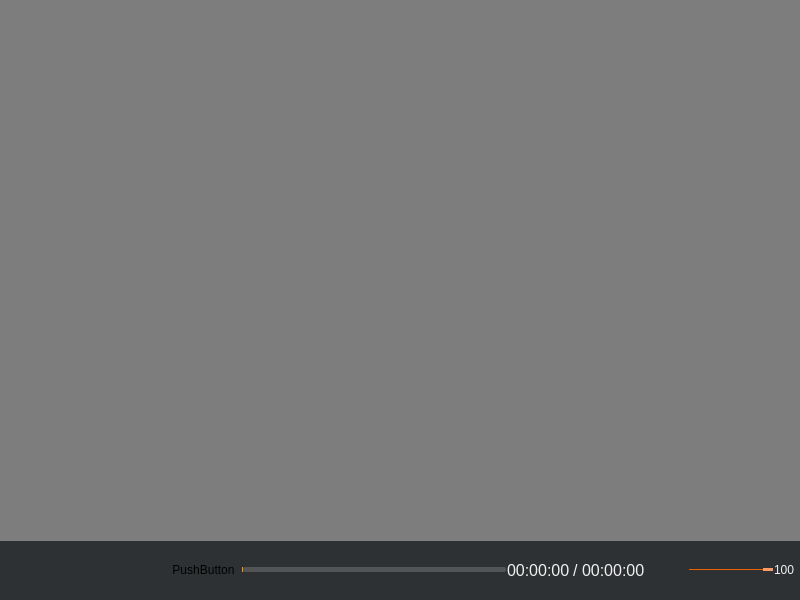
<?xml version="1.0" encoding="UTF-8"?>
<ui version="4.0">
 <class>VideoPlayerWidget</class>
 <widget class="QWidget" name="VideoPlayerWidget">
  <property name="geometry">
   <rect>
    <x>0</x>
    <y>0</y>
    <width>800</width>
    <height>600</height>
   </rect>
  </property>
  <property name="windowTitle">
   <string>Form</string>
  </property>
  <layout class="QVBoxLayout" name="verticalLayout">
   <property name="spacing">
    <number>0</number>
   </property>
   <property name="leftMargin">
    <number>0</number>
   </property>
   <property name="topMargin">
    <number>0</number>
   </property>
   <property name="rightMargin">
    <number>0</number>
   </property>
   <property name="bottomMargin">
    <number>0</number>
   </property>
   <item>
    <widget class="QWidget" name="widget_container" native="true">
     <property name="maximumSize">
      <size>
       <width>800</width>
       <height>600</height>
      </size>
     </property>
     <property name="styleSheet">
      <string notr="true">QWidget#widget_container
{
	background-color: rgb(22, 22, 22);
}
</string>
     </property>
     <widget class="QWidget" name="widget_controller" native="true">
      <property name="geometry">
       <rect>
        <x>0</x>
        <y>540</y>
        <width>801</width>
        <height>60</height>
       </rect>
      </property>
      <property name="maximumSize">
       <size>
        <width>2000</width>
        <height>200</height>
       </size>
      </property>
      <property name="styleSheet">
       <string notr="true">QWidget#widget_controller
{
	background-color: rgba(60, 65, 68,160);
}</string>
      </property>
      <layout class="QVBoxLayout" name="verticalLayout_7">
       <property name="leftMargin">
        <number>6</number>
       </property>
       <property name="topMargin">
        <number>6</number>
       </property>
       <property name="rightMargin">
        <number>6</number>
       </property>
       <property name="bottomMargin">
        <number>6</number>
       </property>
       <item>
        <layout class="QHBoxLayout" name="horizontalLayout_2">
         <property name="spacing">
          <number>1</number>
         </property>
         <property name="rightMargin">
          <number>0</number>
         </property>
         <item>
          <widget class="QPushButton" name="pushButton_open">
           <property name="minimumSize">
            <size>
             <width>36</width>
             <height>36</height>
            </size>
           </property>
           <property name="cursor">
            <cursorShape>PointingHandCursor</cursorShape>
           </property>
           <property name="styleSheet">
            <string notr="true">QPushButton{ 
image: url(:image/open_normal.png);
border-radius:0px; 
} 
QPushButton:hover{ 
image: url(:image/open_focus.png);
border-radius:0px; 
} 
QPushButton:pressed{ 
image: url(:image/open_normal.png);
border-radius:0px; 
}
</string>
           </property>
           <property name="text">
            <string/>
           </property>
          </widget>
         </item>
         <item>
          <spacer name="horizontalSpacer_3">
           <property name="orientation">
            <enum>Qt::Horizontal</enum>
           </property>
           <property name="sizeType">
            <enum>QSizePolicy::Fixed</enum>
           </property>
           <property name="sizeHint" stdset="0">
            <size>
             <width>6</width>
             <height>20</height>
            </size>
           </property>
          </spacer>
         </item>
         <item>
          <widget class="QPushButton" name="pushButton_play">
           <property name="minimumSize">
            <size>
             <width>36</width>
             <height>36</height>
            </size>
           </property>
           <property name="cursor">
            <cursorShape>PointingHandCursor</cursorShape>
           </property>
           <property name="styleSheet">
            <string notr="true">QPushButton{ 
image: url(:image/start_normal.png);
border-radius:0px; 
}  
QPushButton:hover{ 
image: url(:image/start_focus.png);
border-radius:0px; 
} 
QPushButton:pressed{ 
image: url(:image/start_normal.png);
border-radius:0px; 
}
</string>
           </property>
           <property name="text">
            <string/>
           </property>
          </widget>
         </item>
         <item>
          <widget class="QPushButton" name="pushButton_pause">
           <property name="minimumSize">
            <size>
             <width>36</width>
             <height>36</height>
            </size>
           </property>
           <property name="cursor">
            <cursorShape>PointingHandCursor</cursorShape>
           </property>
           <property name="styleSheet">
            <string notr="true">QPushButton{ 
image: url(:image/pause_normal.png);
border-radius:0px; 
} 
QPushButton:hover{ 
image: url(:image/pause_focus.png);
border-radius:0px; 
} 
QPushButton:pressed{ 
image: url(:image/pause_normal.png);
border-radius:0px; 
}
</string>
           </property>
           <property name="text">
            <string/>
           </property>
          </widget>
         </item>
         <item>
          <spacer name="horizontalSpacer_5">
           <property name="orientation">
            <enum>Qt::Horizontal</enum>
           </property>
           <property name="sizeType">
            <enum>QSizePolicy::Fixed</enum>
           </property>
           <property name="sizeHint" stdset="0">
            <size>
             <width>6</width>
             <height>20</height>
            </size>
           </property>
          </spacer>
         </item>
         <item>
          <widget class="QPushButton" name="pushButton_stop">
           <property name="minimumSize">
            <size>
             <width>36</width>
             <height>36</height>
            </size>
           </property>
           <property name="cursor">
            <cursorShape>PointingHandCursor</cursorShape>
           </property>
           <property name="styleSheet">
            <string notr="true">QPushButton{ 
image: url(:image/stop_normal.png);
border-radius:0px; 
}  
QPushButton:hover{ 
image: url(:image/stop_focus.png);
border-radius:0px; 
} 
QPushButton:pressed{ 
image: url(:image/stop_normal.png);
border-radius:0px; 
}
</string>
           </property>
           <property name="text">
            <string/>
           </property>
          </widget>
         </item>
         <item>
          <spacer name="horizontalSpacer_6">
           <property name="orientation">
            <enum>Qt::Horizontal</enum>
           </property>
           <property name="sizeType">
            <enum>QSizePolicy::Fixed</enum>
           </property>
           <property name="sizeHint" stdset="0">
            <size>
             <width>6</width>
             <height>20</height>
            </size>
           </property>
          </spacer>
         </item>
         <item>
          <widget class="QPushButton" name="pushButton_speed">
           <property name="sizePolicy">
            <sizepolicy hsizetype="Minimum" vsizetype="Minimum">
             <horstretch>0</horstretch>
             <verstretch>0</verstretch>
            </sizepolicy>
           </property>
           <property name="minimumSize">
            <size>
             <width>25</width>
             <height>25</height>
            </size>
           </property>
           <property name="styleSheet">
            <string notr="true">QPushButton{ 
border-image: url(:image/speed_x1.png);
border-radius:0px; 
}  
QPushButton:hover{ 
border-image: url(:image/speed_x1.png);
border-radius:0px; 
} 
QPushButton:pressed{ 
border-image: url(:image/speed_x1.png);
border-radius:0px; 
}
</string>
           </property>
           <property name="text">
            <string>PushButton</string>
           </property>
          </widget>
         </item>
         <item>
          <spacer name="horizontalSpacer">
           <property name="orientation">
            <enum>Qt::Horizontal</enum>
           </property>
           <property name="sizeType">
            <enum>QSizePolicy::Fixed</enum>
           </property>
           <property name="sizeHint" stdset="0">
            <size>
             <width>6</width>
             <height>12</height>
            </size>
           </property>
          </spacer>
         </item>
         <item>
          <widget class="VideoSlider" name="horizontalSlider">
           <property name="cursor">
            <cursorShape>PointingHandCursor</cursorShape>
           </property>
           <property name="styleSheet">
            <string notr="true">QSlider::groove:horizontal {
border: 0px solid #bbb;
}

QSlider::sub-page:horizontal {
background-color: #ff9900;
border-bottom-left-radius: 2px; 
border-top-left-radius: 2px; 

border-radius: 2px; 
margin-top:5px;
margin-bottom:5px;
}

QSlider::add-page:horizontal {
background-color: rgba(228, 228, 228, 50);v
border: 0px solid #777;
border-radius: 2px;
margin-top:5px;
margin-bottom:5px;
}
/*
QSlider::handle:horizontal {
background: rgb(255,153,102); 
border: 1px solid rgb(255,153,102); 
width: 14px;
height:10px;
border-radius: 7px;
margin-top:2px;
margin-bottom:2px;
}

QSlider::handle:horizontal:hover {
background: rgb(255,128,6); 
border: 1px solid rgba(102,102,102,102);
border-radius: 7px;
}*/

QSlider::sub-page:horizontal:disabled {
background: #bbb;
border-color: #999;
}

QSlider::add-page:horizontal:disabled {
background: #eee;
border-color: #999;
}

QSlider::handle:horizontal:disabled {
background: #eee;
border: 1px solid #aaa;
border-radius: 2px;
}
</string>
           </property>
           <property name="maximum">
            <number>100</number>
           </property>
           <property name="value">
            <number>0</number>
           </property>
           <property name="orientation">
            <enum>Qt::Horizontal</enum>
           </property>
          </widget>
         </item>
         <item>
          <layout class="QHBoxLayout" name="horizontalLayout">
           <property name="spacing">
            <number>3</number>
           </property>
           <item>
            <widget class="QLabel" name="label_currenttime">
             <property name="styleSheet">
              <string notr="true">QLabel{
	border-radius:0px;
	color: #F0F0F0;
	background-color:rgba(0,0,0,0);
	border-style:none;
font-family:&quot;微软雅黑&quot;;
font-size:16px;
}
</string>
             </property>
             <property name="text">
              <string>00:00:00</string>
             </property>
            </widget>
           </item>
           <item>
            <widget class="QLabel" name="label_2">
             <property name="styleSheet">
              <string notr="true">QLabel{
	border-radius:0px;
	color: #F0F0F0;
	background-color:rgba(0,0,0,0);
	border-style:none;
font-family:&quot;微软雅黑&quot;;
font-size:16px;
}
</string>
             </property>
             <property name="text">
              <string>/</string>
             </property>
            </widget>
           </item>
           <item>
            <widget class="QLabel" name="label_totaltime">
             <property name="styleSheet">
              <string notr="true">QLabel{
	border-radius:0px;
	color: #F0F0F0;
	background-color:rgba(0,0,0,0);
	border-style:none;
font-family:&quot;微软雅黑&quot;;
font-size:16px;
}
</string>
             </property>
             <property name="text">
              <string>00:00:00</string>
             </property>
            </widget>
           </item>
          </layout>
         </item>
         <item>
          <widget class="QPushButton" name="pushButton_volume">
           <property name="minimumSize">
            <size>
             <width>36</width>
             <height>36</height>
            </size>
           </property>
           <property name="cursor">
            <cursorShape>PointingHandCursor</cursorShape>
           </property>
           <property name="styleSheet">
            <string notr="true">QPushButton{ 
image: url(:/image/volume_normal.png);
border-radius:0px; 
padding:5px;
}  
QPushButton:hover{ 
image: url(:image/stop_focus.png);
border-radius:0px; 
padding:3px;
} 
QPushButton:!checked{ 
image: url(:/image/volume_normal.png);
} 
QPushButton:checked{ 
image: url(:/image/volume_mute.png);
} 

</string>
           </property>
           <property name="text">
            <string/>
           </property>
           <property name="checkable">
            <bool>true</bool>
           </property>
          </widget>
         </item>
         <item>
          <widget class="QSlider" name="horizontalSlider_volume">
           <property name="sizePolicy">
            <sizepolicy hsizetype="Fixed" vsizetype="Fixed">
             <horstretch>0</horstretch>
             <verstretch>0</verstretch>
            </sizepolicy>
           </property>
           <property name="maximumSize">
            <size>
             <width>150</width>
             <height>16777215</height>
            </size>
           </property>
           <property name="styleSheet">
            <string notr="true">QSlider::groove:horizontal {
border: 0px solid #bbb;
}

QSlider::sub-page:horizontal {
background: rgb(235,97,0);
border-radius: 0px;
margin-top:8px;
margin-bottom:8px;
}

QSlider::add-page:horizontal {
background: rgb(255,255, 255);
border: 0px solid #777;
border-radius: 2px;
margin-top:8px;
margin-bottom:8px;
}

QSlider::handle:horizontal {
background: rgb(255,153,102); 
border: 1px solid rgb(255,153,102); 
width: 8px;
height:8px;
border-radius: 2px;
margin-top:6px;
margin-bottom:6px;
}

QSlider::handle:horizontal:hover {
background: rgb(255,128,6); 
border: 1px solid rgba(102,102,102,102);
border-radius: 7px;
}

QSlider::sub-page:horizontal:disabled {
background: #bbb;
border-color: #999;
}

QSlider::add-page:horizontal:disabled {
background: #eee;
border-color: #999;
}

QSlider::handle:horizontal:disabled {
background: #eee;
border: 1px solid #aaa;
border-radius: 4px;
}

</string>
           </property>
           <property name="maximum">
            <number>100</number>
           </property>
           <property name="singleStep">
            <number>0</number>
           </property>
           <property name="pageStep">
            <number>0</number>
           </property>
           <property name="value">
            <number>100</number>
           </property>
           <property name="orientation">
            <enum>Qt::Horizontal</enum>
           </property>
          </widget>
         </item>
         <item>
          <widget class="QLabel" name="label_volume">
           <property name="minimumSize">
            <size>
             <width>20</width>
             <height>0</height>
            </size>
           </property>
           <property name="styleSheet">
            <string notr="true">QLabel{
	border-radius:0px;
	color: #F0F0F0;
	background-color:rgba(0,0,0,0);
	border-style:none;
font: 16px &quot;微软雅黑&quot;;

}
</string>
           </property>
           <property name="text">
            <string>100</string>
           </property>
           <property name="alignment">
            <set>Qt::AlignLeading|Qt::AlignLeft|Qt::AlignVCenter</set>
           </property>
          </widget>
         </item>
        </layout>
       </item>
      </layout>
     </widget>
     <widget class="ShowVideoWidget" name="widget_videoPlayer" native="true">
      <property name="enabled">
       <bool>true</bool>
      </property>
      <property name="geometry">
       <rect>
        <x>0</x>
        <y>0</y>
        <width>801</width>
        <height>541</height>
       </rect>
      </property>
      <property name="sizePolicy">
       <sizepolicy hsizetype="Preferred" vsizetype="Expanding">
        <horstretch>0</horstretch>
        <verstretch>0</verstretch>
       </sizepolicy>
      </property>
      <property name="mouseTracking">
       <bool>true</bool>
      </property>
      <property name="styleSheet">
       <string notr="true">QWidget#widget_videoPlayer
{
	background-color: rgb(125, 125, 125);
}</string>
      </property>
     </widget>
    </widget>
   </item>
  </layout>
 </widget>
 <customwidgets>
  <customwidget>
   <class>ShowVideoWidget</class>
   <extends>QWidget</extends>
   <header>Widget/ShowVideoWidget.h</header>
   <container>1</container>
  </customwidget>
  <customwidget>
   <class>VideoSlider</class>
   <extends>QSlider</extends>
   <header>Widget/VideoSlider.h</header>
  </customwidget>
 </customwidgets>
 <resources/>
 <connections/>
</ui>
